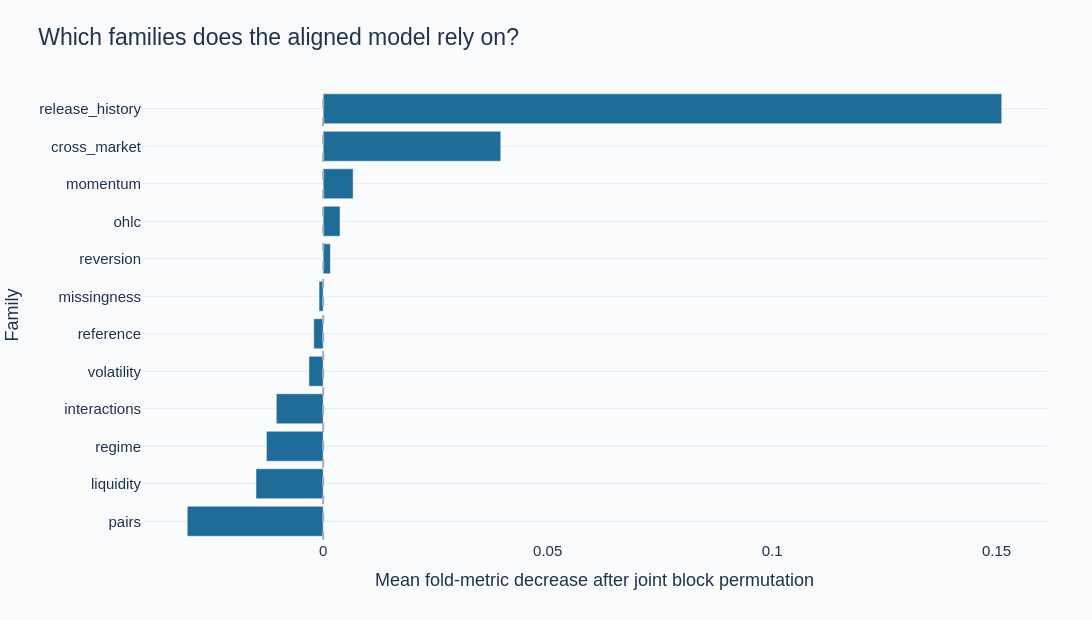

Source (notebook cell):
### Markdown cell above
## Model reliance and selection stability

Joint block permutation disrupts a family's date alignment while preserving within-date structure across targets. The model stays frozen. The chart averages changes in **fold-level** scores across five perturbations per fold. It is not a pooled official score or a causal importance estimate. Correlated groups can substitute for one another, and perturbations can leave the observed data distribution.

### Code cell
permutation_rows = []
for fold, groups in study["group_permutation"].items():
    for family, stats in groups.items():
        permutation_rows.extend({"Fold": fold, "Family": family, "Metric drop": value} for value in stats["metric_drop_repetitions"])
importance = pd.DataFrame(permutation_rows).groupby("Family")["Metric drop"].mean().sort_values().reset_index()
fig = px.bar(importance, x="Metric drop", y="Family", orientation="h", title="Which families does the aligned model rely on?")
fig.update_traces(marker_color="#1F6C99")
fig.add_vline(x=0, line_dash="dash", line_color="#9EAFBF")
fig.update_layout(xaxis_title="Mean fold-metric decrease after joint block permutation")
show_figure(fig, root, "group_permutation", 620)

### Figure 1 — Plotly figure (JSON) as saved in the notebook; plotly's stock layout.template omitted (floating-point values rounded to 4 significant figures)
{"data": [{"hovertemplate": "Metric drop=%{x}<br>Family=%{y}<extra></extra>", "legendgroup": "", "marker": {"color": "#1F6C99", "pattern": {"shape": ""}}, "name": "", "orientation": "h", "showlegend": false, "textposition": "auto", "type": "bar", "x": [-0.03028, -0.01497, -0.01265, -0.01044, -0.003175, -0.002107, -0.0009204, 0.001609, 0.003755, 0.006674, 0.03956, 0.1512], "xaxis": "x", "y": ["pairs", "liquidity", "regime", "interactions", "volatility", "reference", "missingness", "reversion", "ohlc", "momentum", "cross_market", "release_history"], "yaxis": "y"}], "layout": {"barmode": "relative", "colorway": ["#1F6C99", "#27A394", "#EDAF43", "#D76C64", "#8070A6"], "font": {"color": "#20334D", "family": "Arial", "size": 15}, "height": 620, "legend": {"tracegroupgap": 0}, "margin": {"b": 80, "l": 85, "r": 45, "t": 90}, "paper_bgcolor": "#FAFBFD", "plot_bgcolor": "#FAFBFD", "shapes": [{"line": {"color": "#9EAFBF", "dash": "dash"}, "type": "line", "x0": 0, "x1": 0, "xref": "x", "y0": 0, "y1": 1, "yref": "y domain"}], "title": {"font": {"size": 23}, "text": "Which families does the aligned model rely on?", "x": 0.035}, "width": 1120, "xaxis": {"anchor": "y", "domain": [0.0, 1.0], "showgrid": false, "title": {"text": "Mean fold-metric decrease after joint block permutation"}, "zeroline": false}, "yaxis": {"anchor": "x", "domain": [0.0, 1.0], "gridcolor": "#E3E9F0", "title": {"text": "Family"}, "zerolinecolor": "#9EAFBF"}}}
